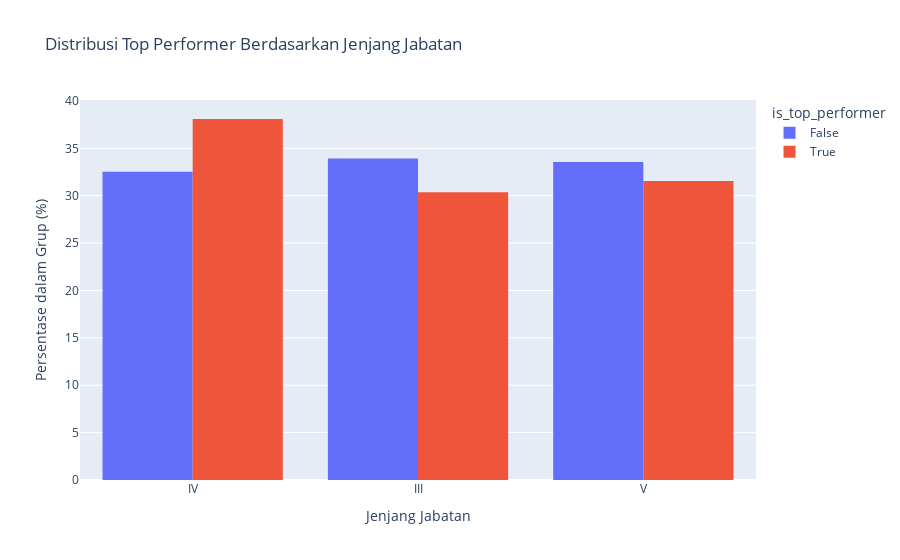

The cell this chart's notebook holds for it:
### Markdown cell above
## Distribusi Top Performer Berdasarkan Jenjang Jabatan

### Code cell
# Kita mulai dari yang paling dasar: apakah jenjang jabatan (grade) berpengaruh?
fig_grade = px.histogram(df_main,
                         x='name_x',
                         color='is_top_performer',
                         barmode='group',
                         histnorm='percent',
                         title='Distribusi Top Performer Berdasarkan Jenjang Jabatan',
                         labels={'name_x': 'Jenjang Jabatan'})
fig_grade.update_layout(yaxis_title="Persentase dalam Grup (%)")
fig_grade.show()

### Figure 1 — Plotly figure (JSON) as saved in the notebook; plotly's stock layout.template omitted (floating-point values rounded to 4 significant figures; data arrays with more than 128 entries replaced by an {"elided": "..."} marker saying what was removed)
{"data": [{"alignmentgroup": "True", "bingroup": "x", "histnorm": "percent", "hovertemplate": "is_top_performer=False<br>Jenjang Jabatan=%{x}<br>percent=%{y}<extra></extra>", "legendgroup": "False", "marker": {"color": "#636efa", "pattern": {"shape": ""}}, "name": "False", "offsetgroup": "False", "orientation": "v", "showlegend": true, "type": "histogram", "x": {"elided": "1842 str values"}, "xaxis": "x", "yaxis": "y"}, {"alignmentgroup": "True", "bingroup": "x", "histnorm": "percent", "hovertemplate": "is_top_performer=True<br>Jenjang Jabatan=%{x}<br>percent=%{y}<extra></extra>", "legendgroup": "True", "marker": {"color": "#EF553B", "pattern": {"shape": ""}}, "name": "True", "offsetgroup": "True", "orientation": "v", "showlegend": true, "type": "histogram", "x": {"elided": "168 str values"}, "xaxis": "x", "yaxis": "y"}], "layout": {"barmode": "group", "legend": {"title": {"text": "is_top_performer"}, "tracegroupgap": 0}, "title": {"text": "Distribusi Top Performer Berdasarkan Jenjang Jabatan"}, "xaxis": {"anchor": "y", "domain": [0, 1], "title": {"text": "Jenjang Jabatan"}}, "yaxis": {"anchor": "x", "domain": [0, 1], "title": {"text": "Persentase dalam Grup (%)"}}}}
